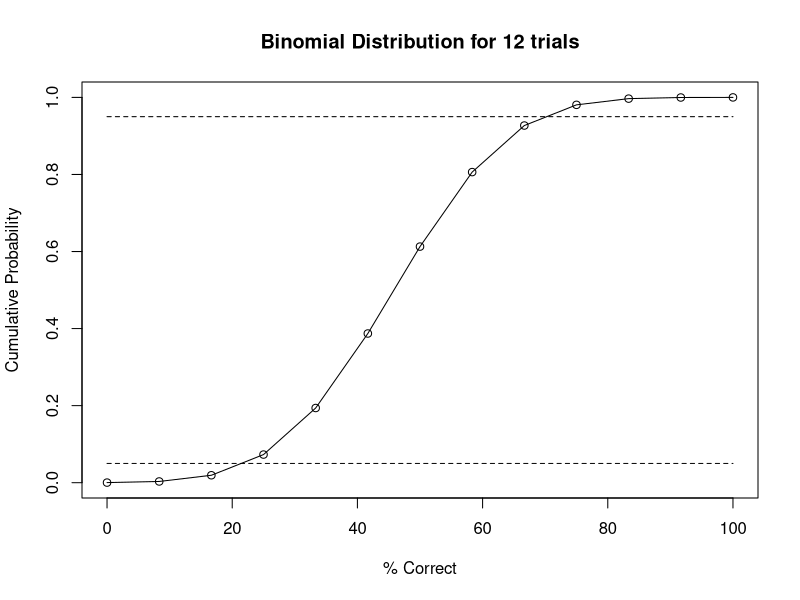

Write the R code that produced this figure.

# plot binomial distribution for number of trials in binary choice

numtrials = 12 # adjust this

# these lines plot the distribution
plot((0:numtrials)/numtrials*100, pbinom(0:numtrials, size=numtrials, prob=0.5), type = "o",
     xlab =  "% Correct", ylab = "Cumulative Probability", main = paste("Binomial Distribution for", numtrials, "trials"))
lines(c(0,100), c(.05,.05), lty= 2) # line for sig towards 0
lines(c(0,100), c(.95,.95), lty= 2) # line for sug towards 1

